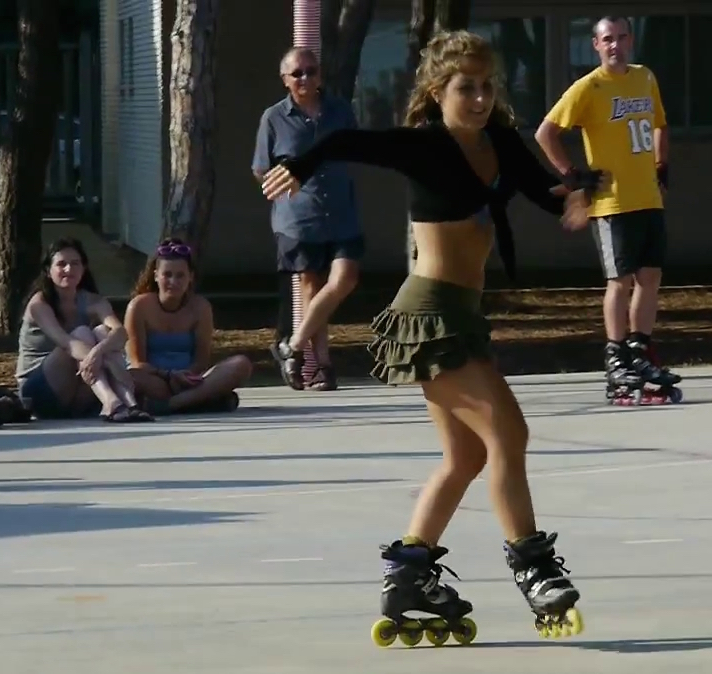
#> input picture sample_image/ski.jpg, 712 x 674 px
$ python -i im_transform.py   (imports and definitions only)   (older library calls are emulated)
#> lines starting #> are read from the running program, lines starting #| are printed output that depends on the picture
#> further down, picture is the input picture: shape (674, 712, 3); mean B, G, R 82.6, 89.3, 90.7
import numpy as np
import cv2


# [36 lines left out: functions resize, imcv2_recolor, not called in this run]


def imcv2_affine_trans(im, flip=None, im_shape=None, rotate=False, max_scale=1.5):
    # Scale and translate
#> called with rotate = False, max_scale = 1.5
    h, w = im.shape[:2] if im_shape is None else im_shape[:2]
#> h = 674; w = 712
    scale = np.random.uniform(1., max_scale)

    degree = np.random.uniform(-5, 5) if rotate else None

    max_offx = (scale - 1.) * w
#> max_offx = 195.4
    max_offy = (scale - 1.) * h
#> max_offy = 185
    offx = int(np.random.uniform() * max_offx)
#> offx = 139
    offy = int(np.random.uniform() * max_offy)
#> offy = 111

    flip_ = np.random.uniform() > 0.5 if flip is None else flip

    if im is not None:
        im = apply_affine(im, scale, [offx, offy, degree], flip_, im_shape)

    return im, [scale, [offx, offy, degree], flip_, im_shape]


def apply_affine(im, scale, offs, flip, im_shape=None):
#> called with scale = 1.27, flip = True
    offx, offy, degree = offs
    h, w = im.shape[:2] if im_shape is None else im_shape[:2]
#> h = 674; w = 712

    im = cv2.resize(im, (0, 0), fx=scale, fy=scale)
    if degree is not None:
        retval = cv2.getRotationMatrix2D((w // 2, h // 2), degree, 1)
        im = cv2.warpAffine(im, retval, (w, h))
    im = im[offy: (offy + h), offx: (offx + w)]
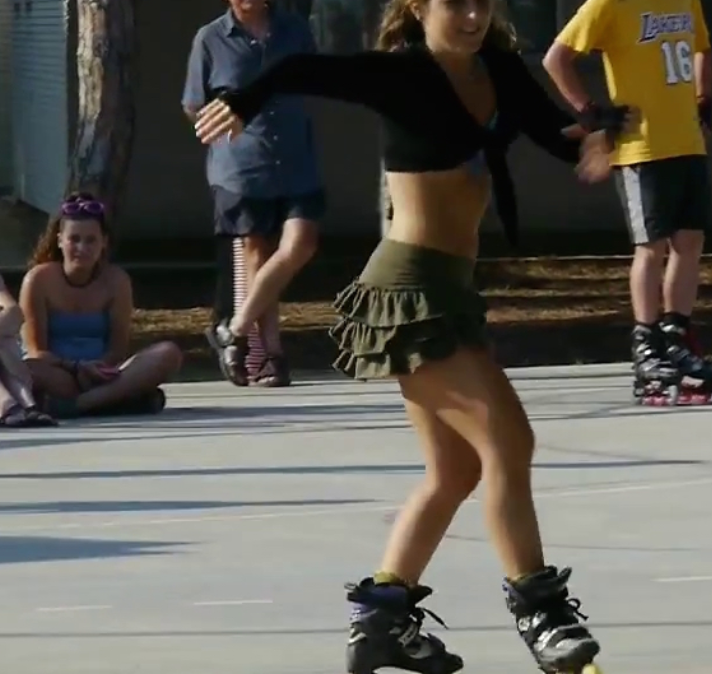
#> im: shape (674, 712, 3); mean of channels 0, 1, 2 82.3, 89.7, 92.8; drawn as B, G, R
    if flip:
        im = cv2.flip(im, 1)
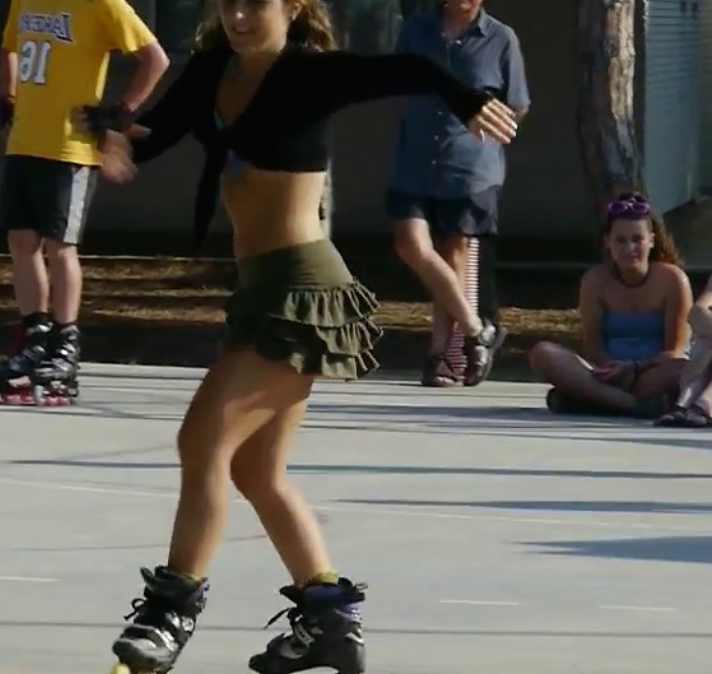
#> im: shape (674, 712, 3); mean of channels 0, 1, 2 82.3, 89.7, 92.8; drawn as B, G, R

    return im


# [57 lines left out: functions offset_boxes, _factor_closest, crop_with_factor, not called in this run]


>>> import cv2
>>> picture = cv2.imread('../../sample_image/ski.jpg')
>>> result = imcv2_affine_trans(picture)
